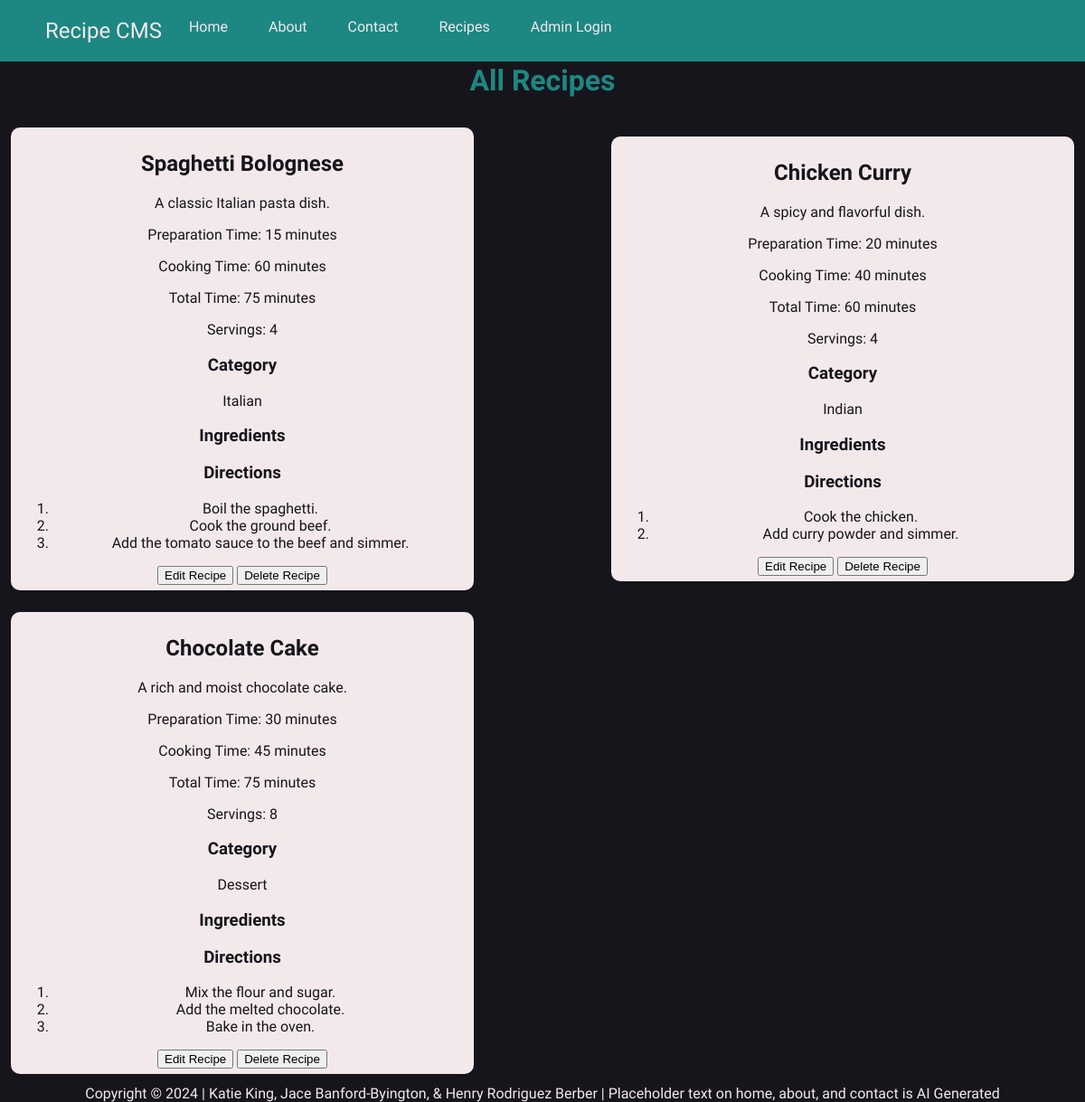
Page /index.php?page=recipe on the earlier database version.
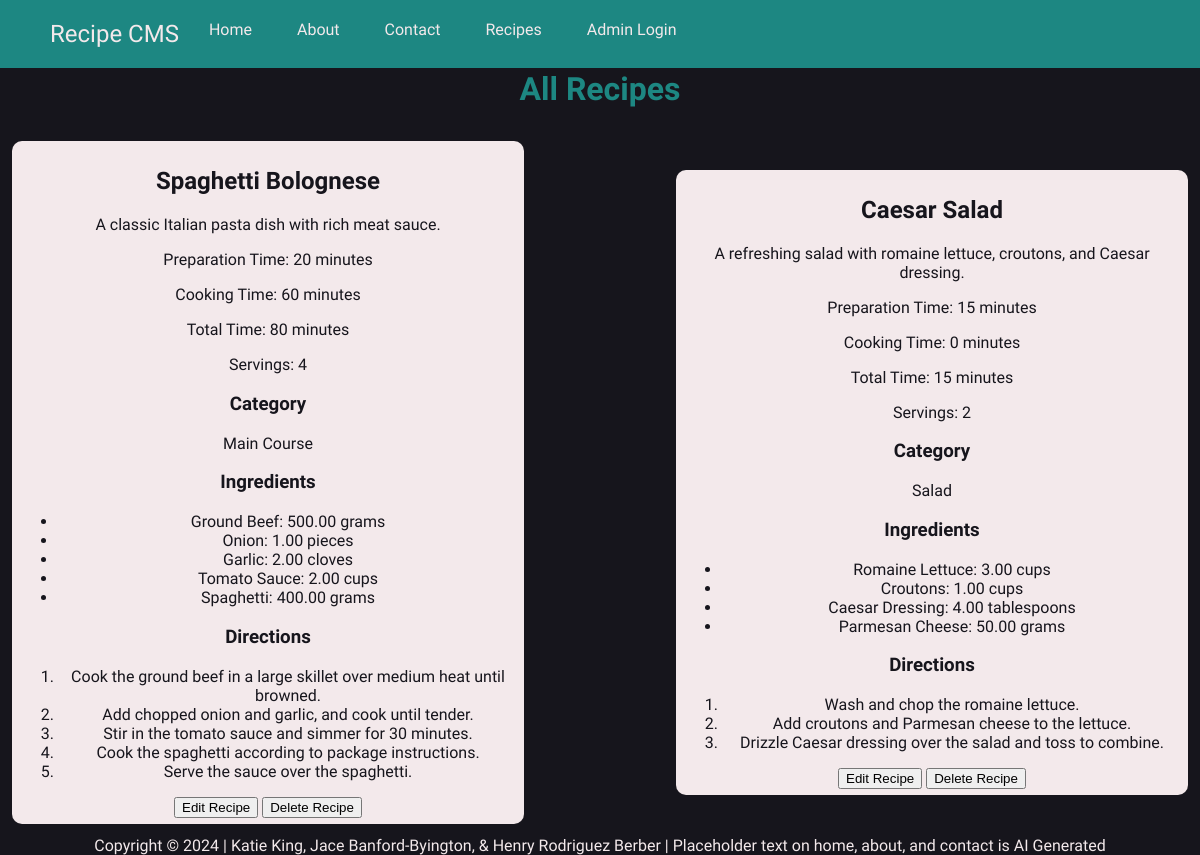
Same page on the later database version.
### tables this page shows
CREATE TABLE IF NOT EXISTS Recipe (
    RecipeID INT NOT NULL AUTO_INCREMENT,
    Title VARCHAR(255) NOT NULL,
    Description TEXT,
    Category VARCHAR(255) NOT NULL,
    PrepTime INT,  
    CookTime INT,  
    TotalTime INT,  
    Servings INT,
    DateCreated DATETIME DEFAULT CURRENT_TIMESTAMP,
    AuthorID INT,
    PRIMARY KEY (RecipeID),
    FOREIGN KEY (AuthorID) REFERENCES Users(UserId)
);

CREATE TABLE IF NOT EXISTS Instructions (
    InstructionID INT NOT NULL AUTO_INCREMENT,
    RecipeID INT,
    StepNumber INT,
    Description TEXT,
    PRIMARY KEY (InstructionID),
    FOREIGN KEY (RecipeID) REFERENCES Recipe(RecipeID)
);

CREATE TABLE IF NOT EXISTS RecipeIngredients (
    RecipeIngredientID INT NOT NULL AUTO_INCREMENT,
    RecipeID INT,
    Name VARCHAR(255) NOT NULL,
    Unit VARCHAR(50),
    Quantity DECIMAL(10, 2),
    PRIMARY KEY (RecipeIngredientID),
    FOREIGN KEY (RecipeID) REFERENCES Recipe(RecipeID)
);

### dbConnection.php (called while the page is built, shortened)
<?php
function getConnection()
{
    $dbConnection = @mysqli_connect(DB_SERVER, DB_USER, DB_PSWD, DB_NAME) or die("Could not connect to MySQL server.");
    return $dbConnection;
}
function getAllRecipes(): array
{
    $query = 'SELECT * FROM Recipe';
    $response = getConnection()->query($query);
    return $response->fetch_all(MYSQLI_ASSOC);
}
function getRecipeIngredients($recipeId): array
{
    $query = "SELECT Name, Quantity, Unit FROM RecipeIngredients WHERE RecipeID = ?";
    $params = [$recipeId];
    $response = getConnection()->execute_query($query, $params);
    return $response->fetch_all(MYSQLI_ASSOC);
}
function getInstructionsByRecipeId($recipeId): array
{
    $query = "SELECT StepNumber, Description FROM Instructions WHERE RecipeID = ?";
    $params = [$recipeId];
    $response = getConnection()->execute_query($query, $params);
    return $response->fetch_all(MYSQLI_ASSOC);
}

### pages/recipe.php (the view)
<?php
require_once 'dbConnection.php';
$recipes = getAllRecipes();
?>
    <h1>All Recipes</h1>
    <?php if (count($recipes) > 0): ?>
      <div class="allRecipes">
        <?php foreach ($recipes as $recipe): ?>
            <?php
            $ingredients = getRecipeIngredients($recipe['RecipeID']);
            $instructions = getInstructionsByRecipeId($recipe['RecipeID']);
            ?>
            <div class="recipeCard">
            <h2><?php echo htmlspecialchars($recipe['Title']); ?></h2>
            <p><?php echo htmlspecialchars($recipe['Description']); ?></p>
            <p>Preparation Time: <?php echo htmlspecialchars($recipe['PrepTime']); ?> minutes</p>
            <p>Cooking Time: <?php echo htmlspecialchars($recipe['CookTime']); ?> minutes</p>
            <p>Total Time: <?php echo htmlspecialchars($recipe['TotalTime']); ?> minutes</p>
            <p>Servings: <?php echo htmlspecialchars($recipe['Servings']); ?></p>
            <h3>Category</h3>
            <p><?php echo htmlspecialchars($recipe['Category']); ?></p>
            <h3>Ingredients</h3>
            <ul>
                <?php foreach ($ingredients as $ingredient): ?>
                    <li><?php echo htmlspecialchars($ingredient['Name']) . ': ' . htmlspecialchars($ingredient['Quantity']) . ' ' . htmlspecialchars($ingredient['Unit']); ?></li>
                <?php endforeach; ?>
            </ul>
            <h3>Directions</h3>
            <ol>
                <?php foreach ($instructions as $instruction): ?>
                    <li><?php echo htmlspecialchars($instruction['Description']); ?></li>
                <?php endforeach; ?>
            </ol>
            <a href="index.php?page=adminPages/editRecipe&id="><button>Edit Recipe</button></a>
            <a href=""><button>Delete Recipe</button></a>
            </div>
        <?php endforeach; ?>
        </div>
    <?php else: ?>
        <p>No recipes found.</p>
    <?php endif; ?>

### index.php (shortened to what this page needs)
<html>
<head>
  <link rel="stylesheet" href="./styles.php" />
</head>
<body>
<nav class="navbar">
    <div class="container">
      <a class="navbar-brand" href="index.php?page=home">Recipe CMS</a>
      <div class="navbar-links">
        <a href="index.php?page=home">Home</a>
        <a href="index.php?page=about">About</a>
        <a href="index.php?page=contact">Contact</a>
        <a href="index.php?page=recipe">Recipes</a>
        <?php if (isset($_SESSION['admin_logged_in']) && $_SESSION['admin_logged_in']): ?>
        <a href="index.php?page=adminPages/adminDashboard">Admin Dashboard</a>
        <a href="index.php?page=adminPages/users">Users</a>
        <a href="index.php?page=logout">Logout</a>
      <?php else: ?>
        <a href="index.php?page=adminLogin">Admin Login</a>
      <?php endif; ?>
      </div>
    </div>
  </nav>
  <main>
    <?php
    $page = isset($_GET['page']) ? $_GET['page'] : 'home';
    $pageFile = "pages/$page.php";
    if (file_exists($pageFile)) {
      include $pageFile;
    } else {
      echo '<h2>Page Not Found</h2>';
      echo '<p>The page you are looking for does not exist.</p>';
    }
    ?>
  </main>
  <br />
  <footer> Copyright &copy; 2024 | Katie King, Jace Banford-Byington, & Henry Rodriguez Berber | Placeholder text on
    home, about, and contact is AI Generated
  </footer>
</body>
</html>

Differences in the rows shown:
removed recipe: Title "Chocolate Cake", Description "A rich and moist chocolate cake.", PrepTime "30", CookTime "45", TotalTime "75", Servings "8", Category "Dessert", instructions (Description "Mix the flour and sugar."), instructions (Description "Add the melted chocolate."), instructions (Description "Bake in the oven.")
changed recipe "Spaghetti Bolognese": Description "A classic Italian pasta dish." → "A classic Italian pasta dish with rich meat sauce."; PrepTime "15" → "20"; TotalTime "75" → "80"; Category "Italian" → "Main Course"; gains instructions (Description "Cook the spaghetti according to package instructions."); gains instructions (Description "Serve the sauce over the spaghetti.")
added recipeingredients: Name "Ground Beef", Quantity "500.00", Unit "grams", shown under recipe "Spaghetti Bolognese"
added recipeingredients: Name "Onion", Quantity "1.00", Unit "pieces", shown under recipe "Spaghetti Bolognese"
added recipeingredients: Name "Garlic", Quantity "2.00", Unit "cloves", shown under recipe "Spaghetti Bolognese"
added recipeingredients: Name "Tomato Sauce", Quantity "2.00", Unit "cups", shown under recipe "Spaghetti Bolognese"
added recipeingredients: Name "Spaghetti", Quantity "400.00", Unit "grams", shown under recipe "Spaghetti Bolognese"
changed instructions: Description "Boil the spaghetti." → "Cook the ground beef in a large skillet over medium heat until browned."
changed instructions: Description "Cook the ground beef." → "Add chopped onion and garlic, and cook until tender."
changed instructions: Description "Add the tomato sauce to the beef and simmer." → "Stir in the tomato sauce and simmer for 30 minutes."
changed recipe: Title "Chicken Curry" → "Caesar Salad"; Description "A spicy and flavorful dish." → "A refreshing salad with romaine lettuce, croutons, and Caesar dressing."; PrepTime "20" → "15"; CookTime "40" → "0"; TotalTime "60" → "15"; Servings "4" → "2"; Category "Indian" → "Salad"; gains instructions (Description "Wash and chop the romaine lettuce."); gains instructions (Description "Add croutons and Parmesan cheese to the lettuce."); gains instructions (Description "Drizzle Caesar dressing over the salad and toss to combine."); loses instructions (Description "Cook the chicken."); loses instructions (Description "Add curry powder and simmer.")
added recipeingredients: Name "Romaine Lettuce", Quantity "3.00", Unit "cups", shown under recipe "Caesar Salad"
added recipeingredients: Name "Croutons", Quantity "1.00", Unit "cups", shown under recipe "Caesar Salad"
added recipeingredients: Name "Caesar Dressing", Quantity "4.00", Unit "tablespoons", shown under recipe "Caesar Salad"
added recipeingredients: Name "Parmesan Cheese", Quantity "50.00", Unit "grams", shown under recipe "Caesar Salad"
